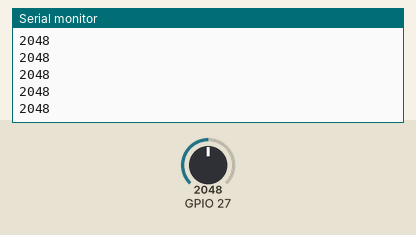
Simulated run of this sketch. Board: ESP32. Parts: the last lines printed to the serial monitor. The inputs (shaded band) are chosen by the test bench; at power-on: GPIO 27 = 2048.

Above: at 1.2 s.
1.3 s: GPIO 27 set to 2866
At 1.64 s:
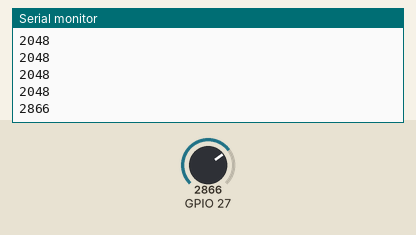
2.8 s: GPIO 27 set to 3603
At 2.9 s:
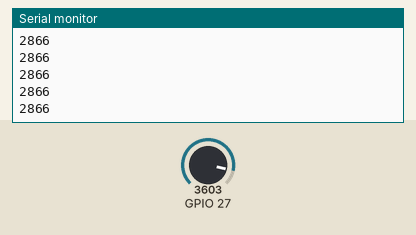
Timing chart, 0 to 5.8 s (numbered marks = the images above; inputs shaded):
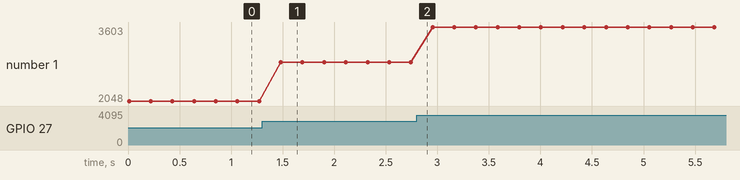

The sketch:

Loudness_Sensor.ino
```cpp
int val;
void setup()
{
	Serial.begin(9600);
}

void loop()
{
	analogRead(27);
	delay(10);
	val = analogRead(27);
	Serial.println(val);
	delay(200);
}
```

Measured:
- after the input at 1.3 s, the serial monitor: prints a new line after 0.18 s (image 1)
- plotted number 1: 2048 → 2866 after the input at 1.3 s, 2866 → 3603 after the input at 2.8 s
